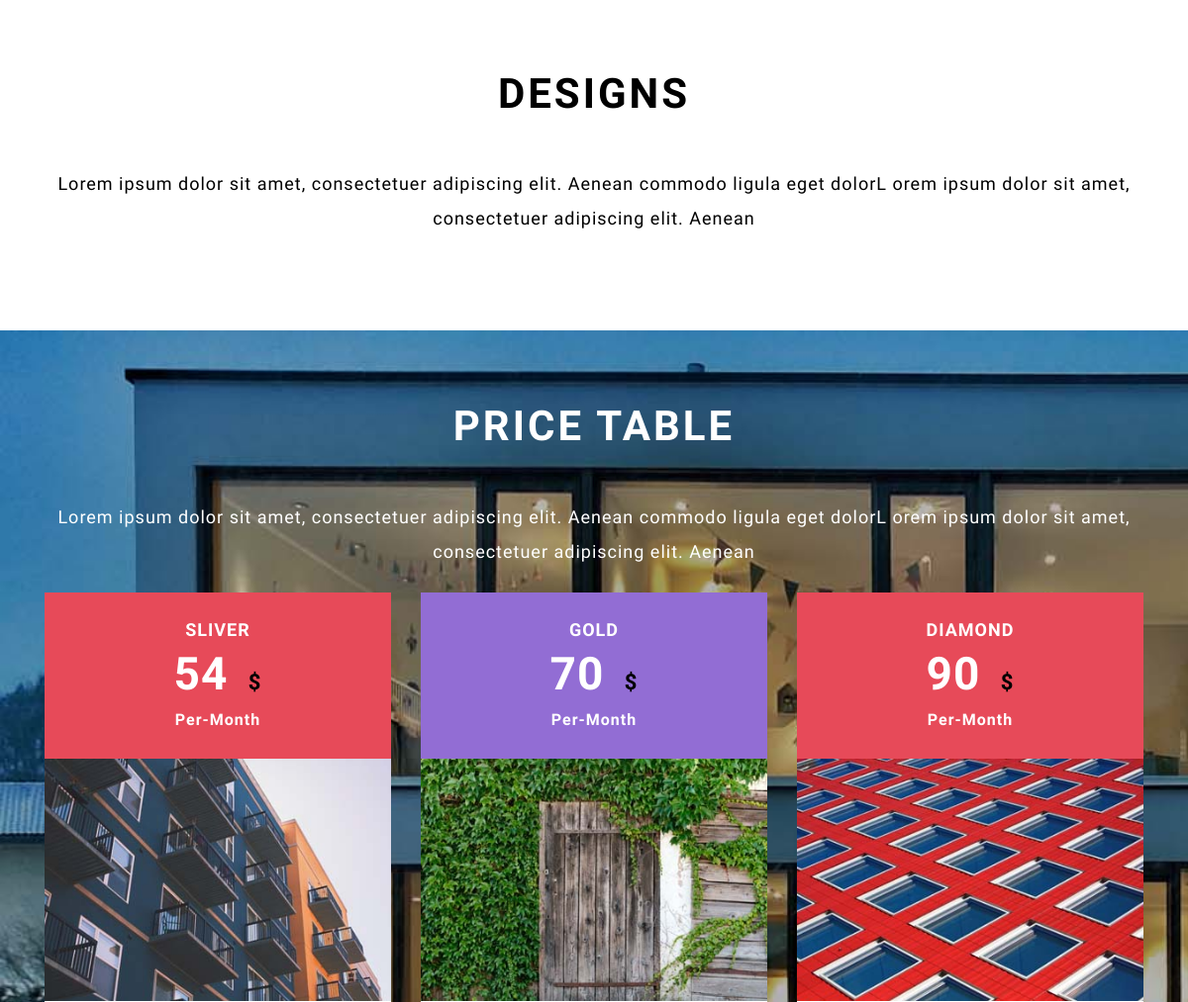
Before: /uindex (signed in, middle part) with the older database file.
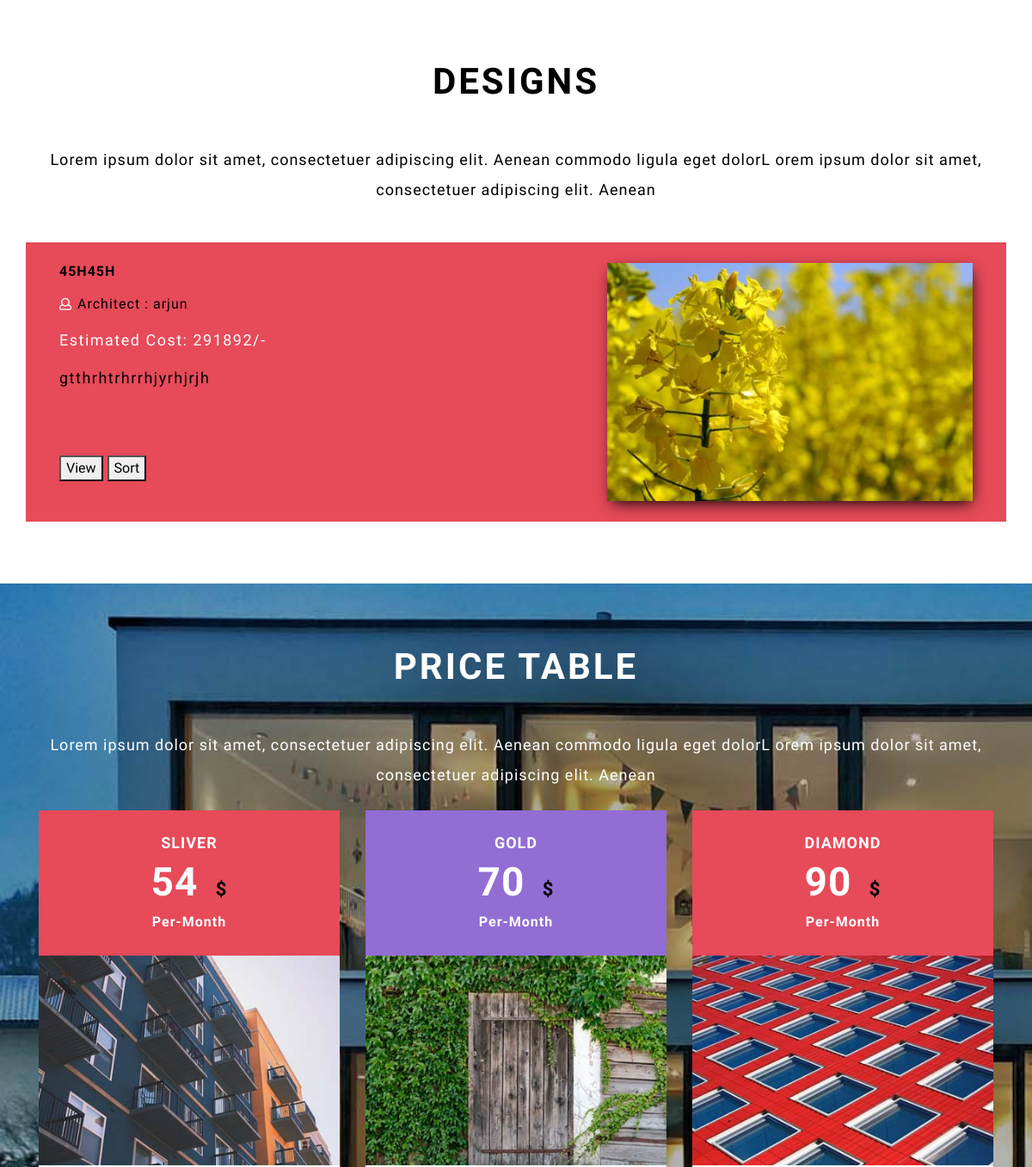
After: the same page with the newer database file.
### builderszone/models.py (models this page shows)
class Project(db.Model):
    id = db.Column(db.Integer, primary_key=True)
    owner = db.Column(db.String(200))
    name = db.Column(db.String(20))
    desc = db.Column(db.String(50))
    numemp = db.Column(db.String(200))
    empcost = db.Column(db.String(200))
    empcost1 = db.Column(db.String(200))
    days = db.Column(db.String(200))
    matcost = db.Column(db.String(200))
    mat1 = db.Column(db.String(200),nullable=False)
    mat2 = db.Column(db.String(200),nullable=False)
    mat3 = db.Column(db.String(200),nullable=False)
    mat4 = db.Column(db.String(200),nullable=False)
    mat5 = db.Column(db.String(200),nullable=False)
    mat6 = db.Column(db.String(200),nullable=False)
    mat7 = db.Column(db.String(200),nullable=False)
    mat8 = db.Column(db.String(200),nullable=False)
    mat9 = db.Column(db.String(200),nullable=False)
    mat10 = db.Column(db.String(200),nullable=False)
    mat1q = db.Column(db.String(200),nullable=False)
    mat2q= db.Column(db.String(200),nullable=False)
    mat3q = db.Column(db.String(200),nullable=False)
    mat4q= db.Column(db.String(200),nullable=False)
    mat5q= db.Column(db.String(200),nullable=False)
    mat6q= db.Column(db.String(200),nullable=False)
    mat7q= db.Column(db.String(200),nullable=False)
    mat8q= db.Column(db.String(200),nullable=False)
    mat9q= db.Column(db.String(200),nullable=False)
    mat10q= db.Column(db.String(200),nullable=False)
    addcost  = db.Column(db.String(200),nullable=False)
    totalcost = db.Column(db.String(20),nullable=False)
    image = db.Column(db.String(20),nullable=False,default= 'default.jpg')

### builderszone/routes.py (the view)
@app.route('/uindex',methods=['POST','GET'])
@login_required
def uindex():
    if request.method=='POST':
        name= request.form['name1']
        email= request.form['email1']
        phone= request. form['phone1']
        subject= request. form['subject1']
        message= request. form['message1']
        new1 = Feedback(namee=name,email=email,phone=phone,subject=subject,message=message,usertype='user')
        try:
            db.session.add(new1)
            db.session.commit()
            return redirect('/uindex')
        except:
            return 'not add'
    else:
        gallery=Gallery.query.all()
        material=Materials.query.all()
        user= Login.query.all()
        project = Project.query.all()
        return render_template('uindex.html',material=material,gallery=gallery,user=user,project=project)

### builderszone/models.py (called while the page is built)
@login_manager.user_loader
def load_user(id):
    return Login.query.get(int(id))

### builderszone/templates/uindex.html (shortened to what this page needs)
   <!DOCTYPE html>
   <html lang="zxx">
      <head>
         <link href="../static/css/bootstrap.min.css" rel="stylesheet" type="text/css" media="all">
         <link href="../static/css/fontawesome-all.min.css" rel="stylesheet" type="text/css" media="all">
         <link rel="stylesheet" type="text/css" href="../static/css/set1.css" />
         <link href="../static/css/prettyPhoto.css" rel="stylesheet" type="text/css">
         <link href="../static/css/style.css" rel='stylesheet' type='text/css' media="all">
      </head>
      <body>
         <section class="events py-lg-4 py-md-3 py-sm-3 py-3" id="events">
            <div class="container py-lg-5 py-md-5 py-sm-4 py-3">
               <h3 class="title text-center mb-lg-5 mb-md-4 mb-sm-4 mb-3">Designs</h3>
               <div class="about-agile-text pb-lg-4 pb-md-3 pb-3 text-center">
                  <h4>Lorem ipsum dolor sit amet, consectetuer adipiscing elit. Aenean commodo ligula eget dolorL orem ipsum dolor sit amet, consectetuer adipiscing elit. Aenean </h4>
               </div>
               {% for project in project %}
               <div class="event-wthree-text row p-lg-4 p-md-4 p-4 green-clr" style="margin-top: 20px;">
                  <div class="col-lg-7  event-left-agile-text">
                     <div class="row">
                        <div class="col-md-10 col-sm-10 col-9 event-w3ls-sub-txt">
                           <h4 class="mb-3">{{ project.name}}</h4>
                           <ul>
                              <li><span class="far fa-user" aria-hidden="true"></span>Architect : {{project.owner}}</li>
                           </ul>
                        </div>
                     </div>
                     <p class="pt-lg-3 pt-2" style="color: white;">Estimated Cost:  {{project.totalcost}}/- </p>
                     <p class="pt-lg-3 pt-2">
                        {{project.desc}} </p>
                     <div class="outs-agile-buttn pt-lg-3 pt-md-2 pt-2">
                     </div>
                     <div style="margin-top: 60px;">
                     <a href="/uprojectprofile/{{project.id}}">
                        <button>
                           View
                        </button>
                     </a>
                     <a href="/usort/{{project.id}}">
                        <button>
                           Sort
                        </button>
                     </a>
                  </div>
                  </div>
                  <div class="col-lg-5 event-right-agile-text">
                     <img src="../static/pics/{{project.image}}" class="img-fluid" alt="" style="width: 425px;height: 276.250px;">
                  </div>
               </div>
               {% endfor %}
            </div>
         </section>
         <section class="Price py-lg-4 py-md-3 py-sm-3 py-3" id="Price">
            <div class="container py-lg-5 py-md-5 py-sm-4 py-3">
               <h3 class="title clr text-center mb-lg-5 mb-md-4 mb-sm-4 mb-3">Price Table</h3>
               <div class="about-agile-text clr pb-lg-4 pb-md-3 pb-3 text-center">
                  <h4 class="text-white">Lorem ipsum dolor sit amet, consectetuer adipiscing elit. Aenean commodo ligula eget dolorL orem ipsum dolor sit amet, consectetuer adipiscing elit. Aenean </h4>
               </div>
               <div class="row agileits-banner-grids text-center">
                  <div class=" col-md-4 priceing-tag">
                     <div class="table_cost green-clr ">
                        <div class="price-title ">
                           <h4>Sliver</h4>
                        </div>
                        <span class="cost">
                           54
                           <p>$</p>
                        </span>
                        <p>Per-Month</p>
                     </div>
                     <div class="price-tags-grid">
                        <img src="../static/images/g8.jpg" alt="Beauty">
                     </div>
                  </div>
                  <div class=" col-md-4 priceing-tag">
                     <div class="table_cost  blue-clr">
                        <div class="price-title ">
                           <h4>Gold</h4>
                        </div>
                        <span class="cost">
                           70
                           <p>$</p>
                        </span>
                        <p>Per-Month</p>
                     </div>
                     <div class="price-tags-grid">
                        <img src="../static/images/g1.jpg" alt="Beauty">
                     </div>
                  </div>
                  <div class=" col-md-4 priceing-tag">
                     <div class="table_cost  green-clr">
                        <div class="price-title ">
                           <h4>Diamond</h4>
                        </div>
                        <span class="cost">
                           90
                           <p>$</p>
                        </span>
                        <p>Per-Month</p>
                     </div>
                     <div class="price-tags-grid">
                        <img src="../static/images/g4.jpg" alt="Beauty">
                     </div>
                  </div>
               </div>
            </div>
         </section >
      </body>
   </html>

### builderszone/static/css/style.css (style rules this page uses)
html, body { padding: 0; margin: 0; background: #fff; letter-spacing: 1px; font-family: 'Tajawal', sans-serif; }
body a { outline: none; transition: 0.5s all; -webkit-transition: 0.5s all; -moz-transition: 0.5s all; -o-transition: 0.5s all; -ms-transition: 0.5s all; text-decoration: none; }
h1, h2, h3, h4, h5, h6 { margin: 0; padding: 0; font-family: 'Gugi', cursive; letter-spacing: 1px; }
p { margin: 0; padding: 0; letter-spacing: 1px; font-family: 'Tajawal', sans-serif; }
ul { margin: 0; padding: 0; list-style-type: none; }
.title { font-size: 50px; color: #000; letter-spacing: 3px; font-weight: 600; text-transform: uppercase; }
.clr { color: #fff; }
.about-agile-text h4 { font-size: 20px; color: #000; line-height:39px; }
.green-clr { background:#e74a59; }
.blue-clr { background:#926dd4; }
.event-w3ls-sub-txt h4 { font-size: 17px; font-weight: 600; text-transform: uppercase; color: #000; }
.event-w3ls-sub-txt ul li { display: inline-block; font-size: 16px; margin-right: 21px; color: #000; }
.event-w3ls-sub-txt ul li span { font-size: 14px; color: #fff; margin-right: 6px; }
.event-left-agile-text p { font-size: 18px; letter-spacing: 1.5px; color: #000; line-height: 28px; }
.event-right-agile-text img { -webkit-box-shadow: 2px 6px 17px -4px rgb(0, 0, 0); -moz-box-shadow: 2px 6px 17px -4px rgb(0, 0, 0); box-shadow: 2px 6px 17px -4px rgb(0, 0, 0); }
.Price { background: url(../images/b1.jpg) no-repeat 0px 0px; -webkit-background-size: cover; -moz-background-size: cover; -o-background-size: cover; -ms-background-size: cover; }
.price-tags-grid img { width:100%; }
span.cost { font-size: 49px; color: #fff; font-weight: 600; }
.price-title h4 { font-size: 20px; color: #fff; font-weight: 600; text-transform: uppercase; }
.table_cost p { font-size: 16px; color: #fff; font-weight: 600; }
.table_cost { padding: 27px; }
.cost p { font-size: 22px; color: #000; display: inline-block; margin-left: 8px; }
.price-tags-grid { background: #fff; }
@media (max-width:1440px) { .title { font-size: 45px; } }
@media (max-width:1440px) { .about-agile-text h4 { font-size: 18px; line-height: 35px; } }
@media (max-width:1440px) { .event-w3ls-sub-txt h4 { font-size: 16px; } }
@media (max-width:1440px) { .price-title h4 { font-size: 18px; } }
@media (max-width:1440px) { span.cost { font-size: 46px; } }
@media (max-width:1280px) { .title { font-size: 42px; } }

Changed rows visible on the page:
added Project: name "45H45H", owner "arjun", totalcost "291892", desc "gtthrhtrhrrhjyrhjrjh", image (picture)
